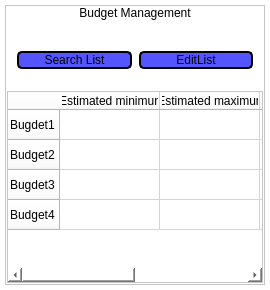
         <widget class="QWidget" name="pageBudget">
          <property name="sizePolicy">
           <sizepolicy hsizetype="Fixed" vsizetype="Fixed">
            <horstretch>0</horstretch>
            <verstretch>0</verstretch>
           </sizepolicy>
          </property>
          <property name="styleSheet">
           <string notr="true">background-color: rgb(255, 255, 255);</string>
          </property>
          <layout class="QVBoxLayout" name="verticalLayout_4">
           <property name="spacing">
            <number>0</number>
           </property>
           <property name="leftMargin">
            <number>0</number>
           </property>
           <property name="topMargin">
            <number>0</number>
           </property>
           <property name="rightMargin">
            <number>0</number>
           </property>
           <property name="bottomMargin">
            <number>0</number>
           </property>
           <item>
            <widget class="QWidget" name="widget_4" native="true">
             <layout class="QVBoxLayout" name="verticalLayout_17">
              <property name="spacing">
               <number>5</number>
              </property>
              <property name="leftMargin">
               <number>5</number>
              </property>
              <property name="topMargin">
               <number>5</number>
              </property>
              <property name="rightMargin">
               <number>5</number>
              </property>
              <property name="bottomMargin">
               <number>5</number>
              </property>
              <item>
               <widget class="QFrame" name="frame">
                <property name="frameShape">
                 <enum>QFrame::StyledPanel</enum>
                </property>
                <property name="frameShadow">
                 <enum>QFrame::Raised</enum>
                </property>
                <layout class="QVBoxLayout" name="verticalLayout_16">
                 <property name="spacing">
                  <number>0</number>
                 </property>
                 <property name="leftMargin">
                  <number>0</number>
                 </property>
                 <property name="topMargin">
                  <number>0</number>
                 </property>
                 <property name="rightMargin">
                  <number>0</number>
                 </property>
                 <property name="bottomMargin">
                  <number>0</number>
                 </property>
                 <item>
                  <widget class="QLabel" name="label_5">
                   <property name="layoutDirection">
                    <enum>Qt::LeftToRight</enum>
                   </property>
                   <property name="styleSheet">
                    <string notr="true">font: 87 15pt &quot;Arial Black&quot;;
</string>
                   </property>
                   <property name="text">
                    <string>Budget Management</string>
                   </property>
                   <property name="alignment">
                    <set>Qt::AlignCenter</set>
                   </property>
                  </widget>
                 </item>
                 <item>
                  <spacer name="horizontalSpacer_5">
                   <property name="orientation">
                    <enum>Qt::Horizontal</enum>
                   </property>
                   <property name="sizeHint" stdset="0">
                    <size>
                     <width>40</width>
                     <height>20</height>
                    </size>
                   </property>
                  </spacer>
                 </item>
                 <item>
                  <widget class="QWidget" name="widget_5" native="true">
                   <property name="sizePolicy">
                    <sizepolicy hsizetype="Preferred" vsizetype="Preferred">
                     <horstretch>0</horstretch>
                     <verstretch>0</verstretch>
                    </sizepolicy>
                   </property>
                   <property name="styleSheet">
                    <string notr="true">QPushButton{
border: 2px solid;
border-color:rgb(0, 0, 0);
background-color: rgb(85, 85, 255);
border-radius: 5px;
font: 75 12pt &quot;Arial Narrow&quot;;
}
QPushButton:hover{
background-color: rgb(255, 255, 255);
border-top-left-radius: 2px;
border-bottom-left-radius: 2px;

font: 75 12pt &quot;Arial Narrow&quot;;
}</string>
                   </property>
                   <layout class="QHBoxLayout" name="horizontalLayout_3">
                    <property name="spacing">
                     <number>7</number>
                    </property>
                    <property name="leftMargin">
                     <number>11</number>
                    </property>
                    <property name="topMargin">
                     <number>11</number>
                    </property>
                    <property name="rightMargin">
                     <number>11</number>
                    </property>
                    <property name="bottomMargin">
                     <number>11</number>
                    </property>
                    <item>
                     <layout class="QHBoxLayout" name="horizontalLayout_2">
                      <property name="sizeConstraint">
                       <enum>QLayout::SetDefaultConstraint</enum>
                      </property>
                      <item>
                       <widget class="QPushButton" name="pushButton_5">
                        <property name="text">
                         <string>Search List</string>
                        </property>
                       </widget>
                      </item>
                      <item>
                       <widget class="QPushButton" name="EditList">
                        <property name="text">
                         <string>EditList</string>
                        </property>
                       </widget>
                      </item>
                     </layout>
                    </item>
                   </layout>
                  </widget>
                 </item>
                 <item>
                  <spacer name="horizontalSpacer_2">
                   <property name="orientation">
                    <enum>Qt::Horizontal</enum>
                   </property>
                   <property name="sizeType">
                    <enum>QSizePolicy::Minimum</enum>
                   </property>
                   <property name="sizeHint" stdset="0">
                    <size>
                     <width>10</width>
                     <height>10</height>
                    </size>
                   </property>
                  </spacer>
                 </item>
                 <item>
                  <widget class="QWidget" name="widget_6" native="true">
                   <property name="sizePolicy">
                    <sizepolicy hsizetype="Preferred" vsizetype="Preferred">
                     <horstretch>150</horstretch>
                     <verstretch>200</verstretch>
                    </sizepolicy>
                   </property>
                   <layout class="QHBoxLayout" name="horizontalLayout_4">
                    <property name="spacing">
                     <number>1</number>
                    </property>
                    <property name="leftMargin">
                     <number>1</number>
                    </property>
                    <property name="topMargin">
                     <number>1</number>
                    </property>
                    <property name="rightMargin">
                     <number>1</number>
                    </property>
                    <property name="bottomMargin">
                     <number>1</number>
                    </property>
                    <item>
                     <widget class="QTableWidget" name="tableWidget">
                      <property name="sizePolicy">
                       <sizepolicy hsizetype="Preferred" vsizetype="Preferred">
                        <horstretch>0</horstretch>
                        <verstretch>0</verstretch>
                       </sizepolicy>
                      </property>
                      <row>
                       <property name="text">
                        <string>Bugdet1</string>
                       </property>
                      </row>
                      <row>
                       <property name="text">
                        <string>Budget2</string>
                       </property>
                      </row>
                      <row>
                       <property name="text">
                        <string>Bugdet3</string>
                       </property>
                      </row>
                      <row>
                       <property name="text">
                        <string>Budget4</string>
                       </property>
                      </row>
                      <column>
                       <property name="text">
                        <string>Estimated minimun</string>
                       </property>
                      </column>
                      <column>
                       <property name="text">
                        <string>Estimated maximun</string>
                       </property>
                      </column>
                      <column>
                       <property name="text">
                        <string>Estimated time</string>
                       </property>
                      </column>
                      <column>
                       <property name="text">
                        <string>Time</string>
                       </property>
                      </column>
                      <item row="0" column="0">
                       <property name="text">
                        <string/>
                       </property>
                      </item>
                      <item row="0" column="1">
                       <property name="text">
                        <string/>
                       </property>
                      </item>
                      <item row="0" column="3">
                       <property name="text">
                        <string/>
                       </property>
                      </item>
                     </widget>
                    </item>
                   </layout>
                  </widget>
                 </item>
                </layout>
               </widget>
              </item>
             </layout>
            </widget>
           </item>
          </layout>
         </widget>
